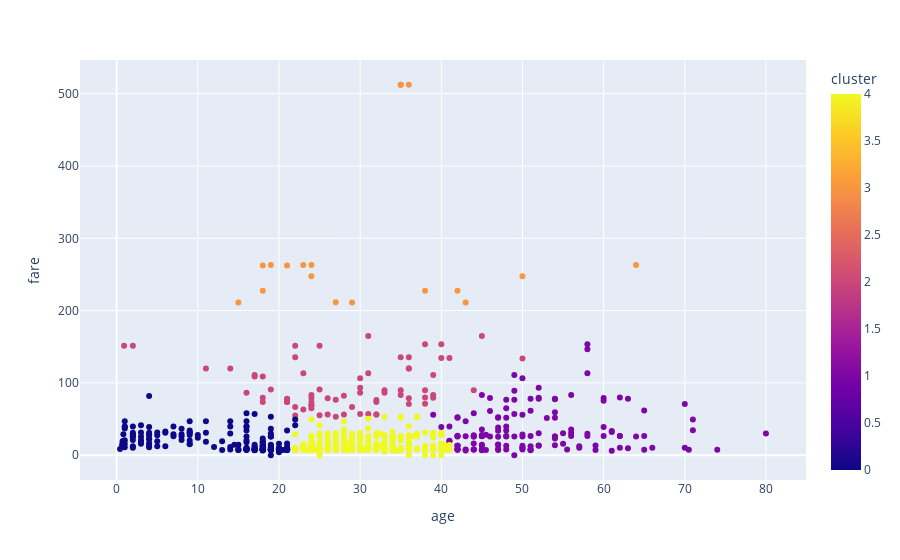

Notebook source saved alongside this figure:
### Code cell
# plotly
import plotly.express as px
fig = px.scatter(df, x='age', y='fare', color='cluster')
fig.show()

### Figure 1 — Plotly figure (JSON) as saved in the notebook; plotly's stock layout.template omitted (floating-point values rounded to 4 significant figures; data arrays with more than 128 entries replaced by an {"elided": "..."} marker saying what was removed)
{"data": [{"hovertemplate": "age=%{x}<br>fare=%{y}<br>cluster=%{marker.color}<extra></extra>", "legendgroup": "", "marker": {"color": {"elided": "891 int values"}, "coloraxis": "coloraxis", "symbol": "circle"}, "mode": "markers", "name": "", "orientation": "v", "showlegend": false, "type": "scatter", "x": {"elided": "891 float values"}, "xaxis": "x", "y": {"elided": "891 float values"}, "yaxis": "y"}], "layout": {"coloraxis": {"colorbar": {"title": {"text": "cluster"}}, "colorscale": [[0, "#0d0887"], [0.1111, "#46039f"], [0.2222, "#7201a8"], [0.3333, "#9c179e"], [0.4444, "#bd3786"], [0.5556, "#d8576b"], [0.6667, "#ed7953"], [0.7778, "#fb9f3a"], [0.8889, "#fdca26"], [1, "#f0f921"]]}, "legend": {"tracegroupgap": 0}, "margin": {"t": 60}, "xaxis": {"anchor": "y", "domain": [0, 1], "title": {"text": "age"}}, "yaxis": {"anchor": "x", "domain": [0, 1], "title": {"text": "fare"}}}}
